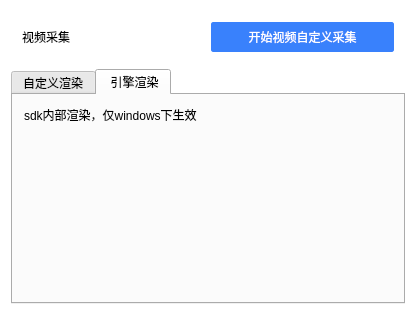
<?xml version="1.0" encoding="UTF-8"?>
<ui version="4.0">
 <class>CustomVideoCaptureRender</class>
 <widget class="QDialog" name="CustomVideoCaptureRender">
  <property name="geometry">
   <rect>
    <x>0</x>
    <y>0</y>
    <width>416</width>
    <height>315</height>
   </rect>
  </property>
  <property name="windowTitle">
   <string>自定义视频采集和渲染</string>
  </property>
  <property name="styleSheet">
   <string notr="true">#CustomVideoCaptureRender {
	background: rgb(255,255,255);
}
QPushButton {
	background:rgb(57,129,252);
	color: rgb(255,255,255);
	border: 1px solid rgb(57,129,252);
	border-radius: 2px;
	min-height: 28px;
	min-width: 76px;
}
QPushButton:hover, QPushButton:pressed {
	background: rgb(5,117,197);
}</string>
  </property>
  <layout class="QVBoxLayout" name="verticalLayout_3">
   <item>
    <widget class="QWidget" name="widget" native="true">
     <layout class="QVBoxLayout" name="verticalLayout">
      <property name="spacing">
       <number>0</number>
      </property>
      <property name="leftMargin">
       <number>0</number>
      </property>
      <property name="topMargin">
       <number>0</number>
      </property>
      <property name="rightMargin">
       <number>0</number>
      </property>
      <property name="bottomMargin">
       <number>0</number>
      </property>
      <item>
       <widget class="QWidget" name="horizontalWidget" native="true">
        <property name="sizePolicy">
         <sizepolicy hsizetype="Preferred" vsizetype="Fixed">
          <horstretch>0</horstretch>
          <verstretch>0</verstretch>
         </sizepolicy>
        </property>
        <layout class="QHBoxLayout" name="horizontalLayout">
         <item>
          <widget class="QLabel" name="label">
           <property name="text">
            <string>视频采集</string>
           </property>
          </widget>
         </item>
         <item>
          <widget class="QPushButton" name="btnVideoCap">
           <property name="sizePolicy">
            <sizepolicy hsizetype="Minimum" vsizetype="Fixed">
             <horstretch>0</horstretch>
             <verstretch>0</verstretch>
            </sizepolicy>
           </property>
           <property name="text">
            <string>开始视频自定义采集</string>
           </property>
          </widget>
         </item>
        </layout>
       </widget>
      </item>
      <item>
       <layout class="QVBoxLayout" name="capRenderLayout"/>
      </item>
     </layout>
    </widget>
   </item>
   <item>
    <widget class="QTabWidget" name="tabWidget_2">
     <property name="currentIndex">
      <number>1</number>
     </property>
     <widget class="QWidget" name="tabWidget_2Page1">
      <attribute name="title">
       <string>自定义渲染</string>
      </attribute>
      <layout class="QVBoxLayout" name="verticalLayout_2">
       <property name="spacing">
        <number>0</number>
       </property>
       <property name="leftMargin">
        <number>0</number>
       </property>
       <property name="topMargin">
        <number>0</number>
       </property>
       <property name="rightMargin">
        <number>0</number>
       </property>
       <property name="bottomMargin">
        <number>0</number>
       </property>
       <item>
        <widget class="QWidget" name="widget_1" native="true">
         <property name="sizePolicy">
          <sizepolicy hsizetype="Preferred" vsizetype="Fixed">
           <horstretch>0</horstretch>
           <verstretch>0</verstretch>
          </sizepolicy>
         </property>
         <layout class="QHBoxLayout" name="horizontalLayout_2">
          <item>
           <widget class="QLabel" name="label_3">
            <property name="text">
             <string>视频渲染</string>
            </property>
           </widget>
          </item>
          <item>
           <widget class="QPushButton" name="btnVideoRender">
            <property name="sizePolicy">
             <sizepolicy hsizetype="Minimum" vsizetype="Fixed">
              <horstretch>0</horstretch>
              <verstretch>0</verstretch>
             </sizepolicy>
            </property>
            <property name="text">
             <string>开始视频自定义渲染</string>
            </property>
           </widget>
          </item>
         </layout>
        </widget>
       </item>
       <item>
        <layout class="QVBoxLayout" name="customRenderLayout"/>
       </item>
      </layout>
     </widget>
     <widget class="QWidget" name="tab">
      <attribute name="title">
       <string> 引擎渲染</string>
      </attribute>
      <layout class="QVBoxLayout" name="verticalLayout_4">
       <property name="spacing">
        <number>0</number>
       </property>
       <property name="leftMargin">
        <number>0</number>
       </property>
       <property name="topMargin">
        <number>0</number>
       </property>
       <property name="rightMargin">
        <number>0</number>
       </property>
       <item>
        <widget class="QWidget" name="widget_2" native="true">
         <property name="sizePolicy">
          <sizepolicy hsizetype="Preferred" vsizetype="Fixed">
           <horstretch>0</horstretch>
           <verstretch>0</verstretch>
          </sizepolicy>
         </property>
         <layout class="QHBoxLayout" name="horizontalLayout_3">
          <item>
           <widget class="QLabel" name="label_4">
            <property name="text">
             <string>sdk内部渲染，仅windows下生效</string>
            </property>
           </widget>
          </item>
         </layout>
        </widget>
       </item>
       <item>
        <widget class="VideoCanvasWidget" name="videoCanvas" native="true"/>
       </item>
      </layout>
     </widget>
    </widget>
   </item>
  </layout>
 </widget>
 <layoutdefault spacing="6" margin="11"/>
 <customwidgets>
  <customwidget>
   <class>VideoCanvasWidget</class>
   <extends>QWidget</extends>
   <header>CanvasWidget.h</header>
   <container>1</container>
  </customwidget>
 </customwidgets>
 <resources/>
 <connections/>
</ui>
